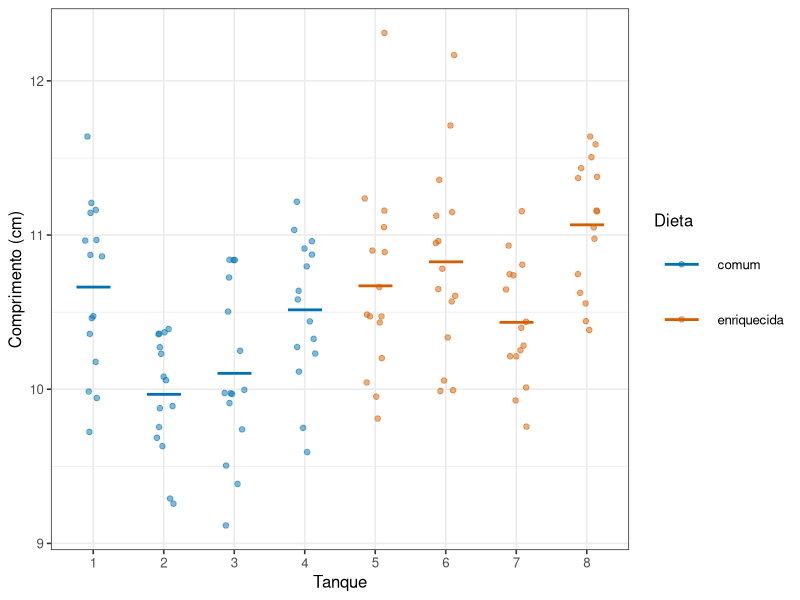

This figure's R source:
## ---- chunk 1
#| include: false
library(tidyverse)
theme_set(theme_bw(base_size = 12))
## ---- chunk 2
#| echo: false
#| label: fig-replicacao-duas-fontes
#| fig-cap: "Comprimento de peixes em oito tanques. Cada ponto é um peixe; cada linha grossa é a média do tanque. Peixes do mesmo tanque se parecem entre si, e os tanques diferem uns dos outros."
#| fig-alt: "Gráfico de pontos com oito colunas, uma por tanque, quatro de cada dieta. Dentro de cada coluna os pontos ficam agrupados; as médias dos tanques variam visivelmente mesmo entre tanques da mesma dieta."
#| fig-height: 3.8

media_tanque <- c(rnorm(4, 10.0, 0.7), rnorm(4, 11.0, 0.7))

peixes <- tibble(
  tanque = factor(rep(1:8, each = 15)),
  dieta = rep(c("comum", "enriquecida"), each = 60),
  comprimento = rnorm(120, mean = rep(media_tanque, each = 15), sd = 0.5)
)

medias <- peixes |>
  group_by(tanque, dieta) |>
  summarise(media = mean(comprimento), .groups = "drop")

ggplot(peixes, aes(x = tanque, y = comprimento, colour = dieta)) +
  geom_jitter(width = 0.15, alpha = 0.5, size = 1.6) +
  geom_point(data = medias, aes(y = media), shape = 95, size = 14) +
  labs(x = "Tanque", y = "Comprimento (cm)", colour = "Dieta") +
  scale_colour_manual(values = c(comum = "#0072B2", enriquecida = "#D55E00"))
